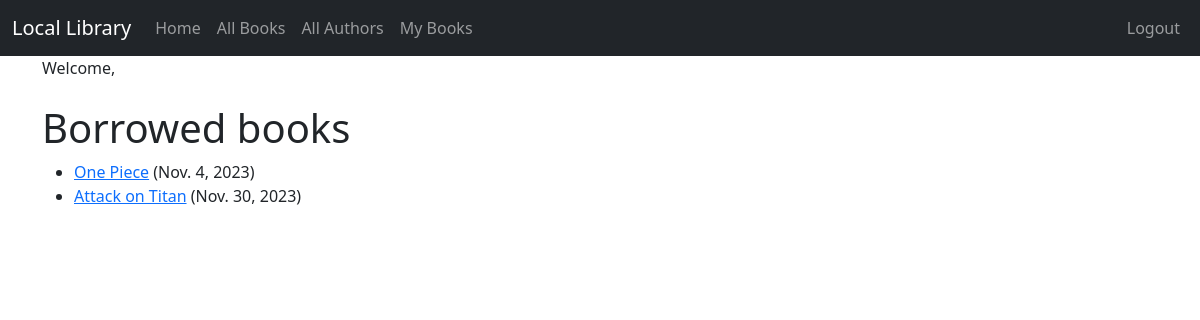
Screenshot of /my_books/ (signed in) with the database file from the repository.
### catalog/models.py (models this page shows, shortened)
class BookInstance(models.Model):
    id = models.UUIDField(primary_key=True, default=uuid.uuid4,
                          help_text='Unique ID for this particular book across whole library')
    book = models.ForeignKey('Book', on_delete=models.RESTRICT, null=True)
    imprint = models.CharField(max_length=200)
    due_back = models.DateField(null=True, blank=True)
    LOAN_STATUS = (
        ('m', 'Maintenance'), ('o', 'On loan'), ('a', 'Available'), ('r', 'Reserved'),
    )
    status = models.CharField(
        max_length=1,
        choices=LOAN_STATUS,
        blank=True,
        default='m',
        help_text='Book availability',
    )
    borrower = models.ForeignKey(User, on_delete=models.SET_NULL, null=True, blank=True)
    @property
    def is_overdue(self):
        return bool(self.due_back and date.today() > self.due_back)
    class Meta:
        ordering = ['due_back']

class Book(models.Model):
    title = models.CharField(max_length=200)
    author = models.ForeignKey('Author', on_delete=models.RESTRICT, null=True)
    summary = models.TextField(max_length=1000, help_text='Enter a brief description of the book')
    isbn = models.CharField('ISBN', max_length=13, unique=True,
                            help_text='13 Character <a href="https://www.isbn-international.org/content/what-isbn">ISBN number</a>')
    genre = models.ManyToManyField(Genre, help_text='Select a genre for thiS book')
    book_image = models.ImageField(upload_to='images/', null=True, blank=True)

### catalog/views.py (the view)
# urls.py: path('my_books/', views.LoanedBooksByUserListView.as_view(), name='my_books'),
class LoanedBooksByUserListView(LoginRequiredMixin,generic.ListView):
    model = BookInstance
    template_name = 'catalog/my_books.html'
    paginate_by = 10
    def get_queryset(self):
        return BookInstance.objects.filter\
            (borrower=self.request.user).filter(status__exact='o').order_by('due_back')

### catalog/templates/catalog/my_books.html (shortened to what this page needs)
<!DOCTYPE html>
<html lang="en">
{% extends "catalog/base.html" %}
{% block content %}
    <h1>Borrowed books</h1>
    {% if bookinstance_list %}
    <ul>
      {% for bookinst in bookinstance_list %}
      <li class="{% if bookinst.is_overdue %}text-danger{% endif %}">
        <a href="{% url 'book_detail' bookinst.book.pk %}">{{ bookinst.book.title }}</a> ({{ bookinst.due_back }})
      </li>
      {% endfor %}
    </ul>
    {% else %}
      <p>There are no books borrowed.</p>
    {% endif %}
{% endblock %}

### rows the page displays
BookInstance: book "One Piece", due_back "Nov. 4, 2023"
BookInstance: book "Attack on Titan", due_back "Nov. 30, 2023"
